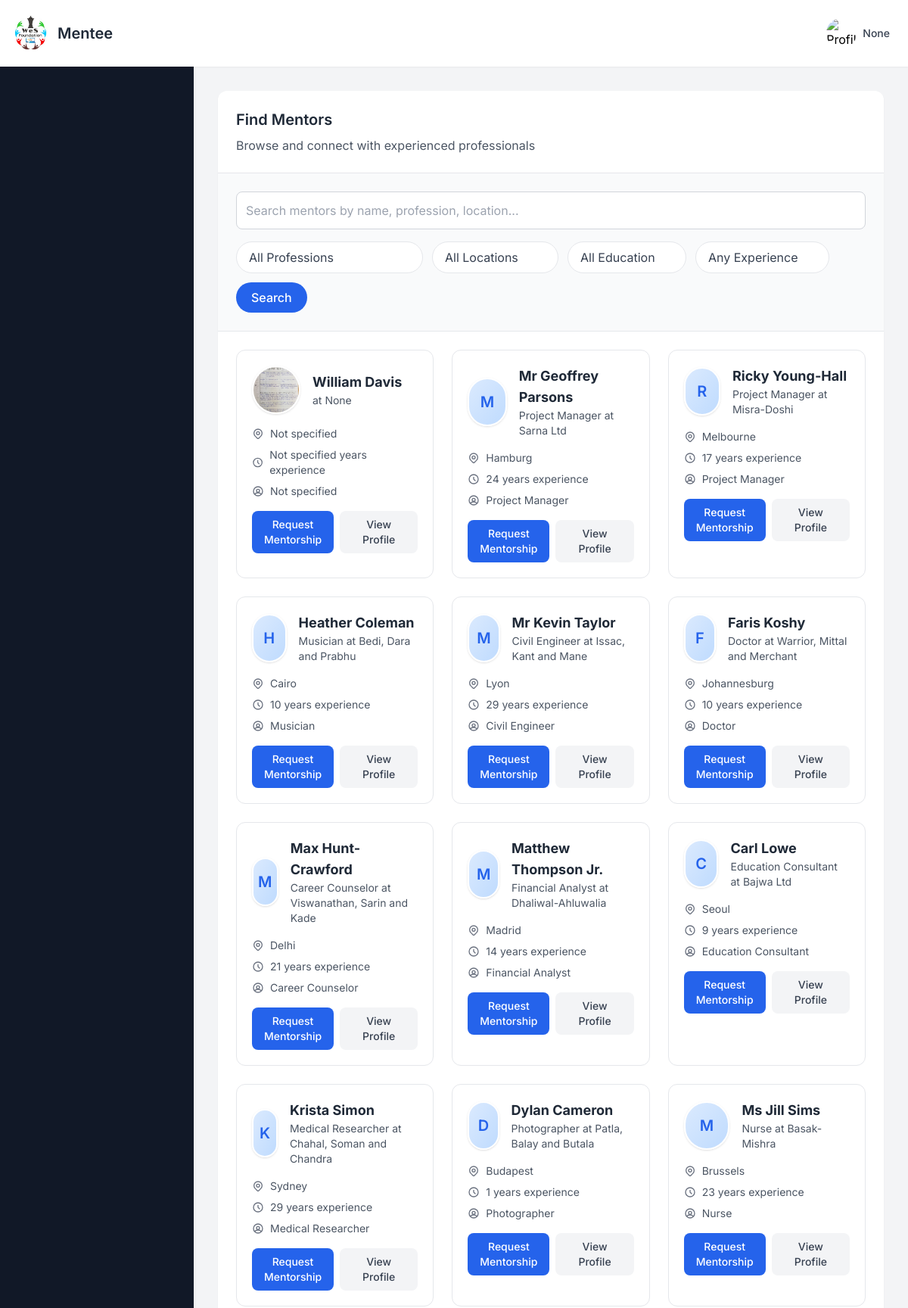
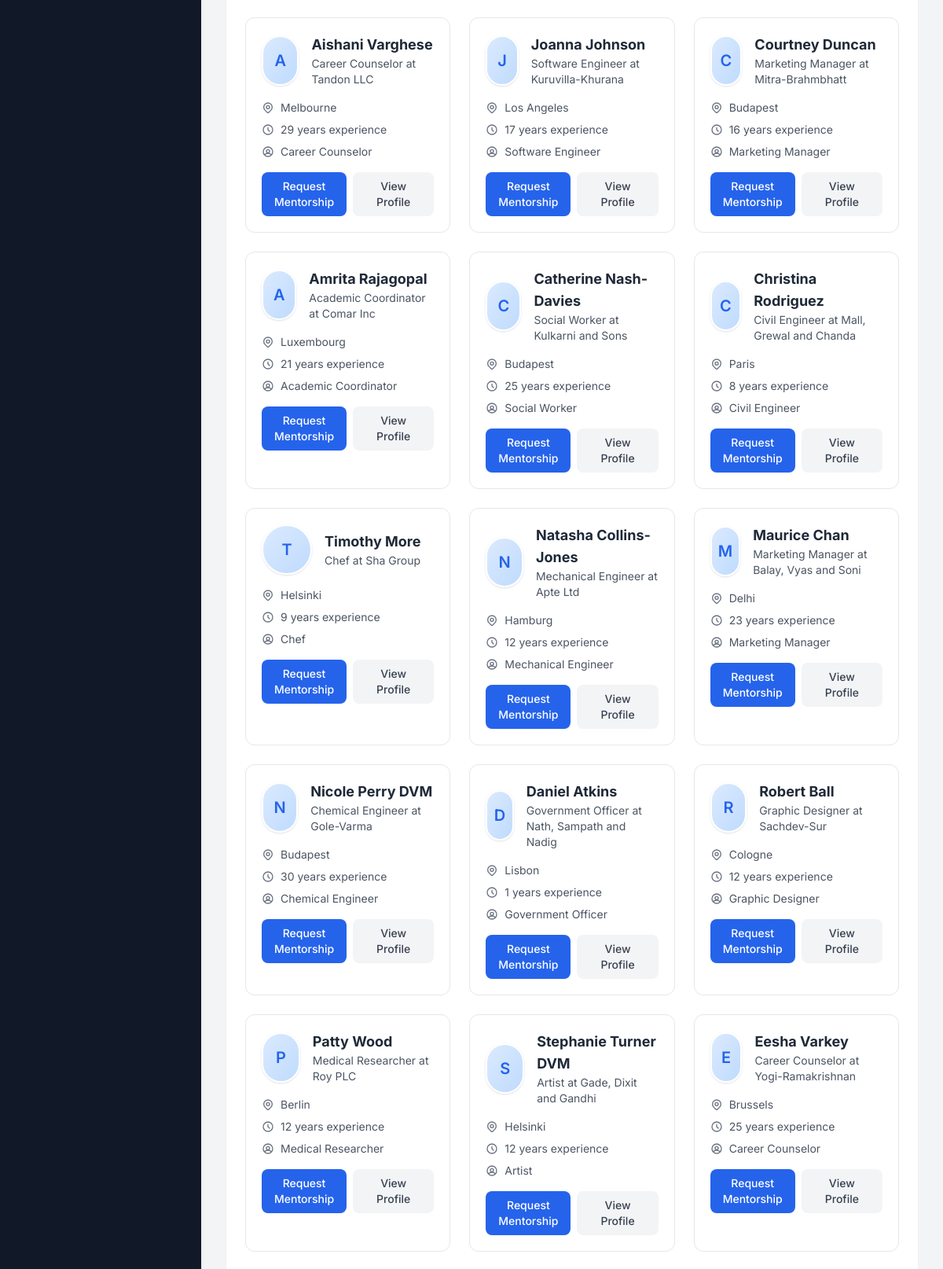
The app's page /find_mentor (upper part) with its own data (2 pictures, top to bottom).
### app.py (models this page shows, shortened)
class MentorProfile(db.Model):
    __tablename__="mentor_profile"
    id = db.Column(db.Integer, primary_key=True)
    user_id= db.Column(db.Integer, db.ForeignKey("signup_details.id"),nullable=False)
    profession = db.Column(db.String(100))
    skills = db.Column(db.Text)  # New field - comma separated skills
    role = db.Column(db.String(100))  # New field - job role/position
    industry_sector = db.Column(db.String(100))  # New field - industry/sector
    organisation = db.Column(db.String(150))
    years_of_experience = db.Column(db.String(100))
    whatsapp = db.Column(db.String(20))
    location = db.Column(db.String(100))  # New field - country
    education = db.Column(db.String(150))
    language = db.Column(db.String(100))  # Can store multiple languages comma separated
    linkedin_link = db.Column(db.String(200))  # New field
    github_link = db.Column(db.String(200))  # New field
    portfolio_link = db.Column(db.String(200))  # New field
    other_social_link = db.Column(db.String(200))
    mentorship_topics = db.Column(db.Text)  # New field - topics they can mentor on
    mentorship_type_preference = db.Column(db.String(200))  # New field - school, women, etc.
    preferred_communication = db.Column(db.String(100))  # online, offline, hybrid
    availability = db.Column(db.String(100))
    connect_frequency = db.Column(db.String(100))
    preferred_duration = db.Column(db.String(100))  # New field - 1 month, 6 months, etc.
    why_mentor = db.Column(db.Text)  # Changed from "why become mentor" to "why mentor"
    mentorship_philosophy = db.Column(db.Text)  # New field
    mentorship_motto = db.Column(db.String(300))  # New field
    additional_info = db.Column(db.Text)
    profile_picture = db.Column(db.String(100))
    status = db.Column(db.String(20), default="pending")

class User(db.Model):
    __tablename__ = "signup_details"
    id = db.Column(db.Integer, primary_key=True)
    name = db.Column(db.String(100), nullable=False)
    email = db.Column(db.String(100), unique=True, nullable=False)
    password = db.Column(db.String(200), nullable=False)   # length thoda bada
    user_type = db.Column(db.String(10), nullable=False)
    mentor_profile = db.relationship("MentorProfile", backref="user", uselist=False)

### app.py (the view, shortened to what this page needs)
@app.route("/find_mentor", methods=["GET"])
def find_mentor():
    query = MentorProfile.query
    source_page = request.args.get("from", "mentor")
    source_page = request.args.get("from", "mentees")
    profession = request.args.get("profession")
    location = request.args.get("location")
    education = request.args.get("education")
    experience = request.args.get("experience")
    if profession:
        query = query.filter_by(profession=profession)
    if location:
        query = query.filter_by(location=location)
    if education:
        query = query.filter_by(education=education)
    mentors = query.all()
    options = {
        "professions": sorted({row.profession for row in MentorProfile.query.with_entities(MentorProfile.profession).distinct() if row.profession}),
        "locations": sorted({row.location for row in MentorProfile.query.with_entities(MentorProfile.location).distinct() if row.location}),
        "educations": sorted({row.education for row in MentorProfile.query.with_entities(MentorProfile.education).distinct() if row.education}),
        "experiences": sorted({row.years_of_experience for row in MentorProfile.query.with_entities(MentorProfile.years_of_experience).distinct() if row.years_of_experience}),
    }
    if source_page == "supervisor_find_mentor":
        return render_template(
        "supervisor/supervisor_find_mentor.html",
        all_mentors=mentors,
        professions=options["professions"],
        locations=options["locations"],
        educations=options["educations"],
        experiences=options["experiences"],
        show_sidebar=True
        )
    else:  # default mentor
        return render_template(
        "mentee/mentee_find_mentors.html",
        all_mentors=mentors,
        professions=options["professions"],
        locations=options["locations"],
        educations=options["educations"],
        experiences=options["experiences"],
        active_section="findmentor",
        show_sidebar=True
    )

### app.py (called while the page is built, shortened)
@app.context_processor
def inject_profile_complete():
    profile_complete = True  # Default to True (no popup)
    if "email" in session and session.get("user_type") in ["1", "2"]:
        user = User.query.filter_by(email=session["email"]).first()
        if user:
            profile_complete = check_profile_complete(user.id, session.get("user_type"))
    return dict(profile_complete=profile_complete)

@app.context_processor
def inject_user_profile_pic():
    return dict(current_user_profile_pic=None)

### templates/mentee/mentee_find_mentors.html (shortened to what this page needs)
{% extends "base2.html" %}
{% block user %}Mentee{% endblock %}
{% block content %}
  <section id="findmentor" class="bg-white rounded-xl shadow-sm ">
    <div class="p-6 border-b border-gray-200">
      <h2 class="text-xl font-semibold text-gray-800 mb-2">Find Mentors</h2>
      <p class="text-gray-600">Browse and connect with experienced professionals</p>
    </div>
    <div class="p-6 bg-gray-50 border-b border-gray-200">
      <input type="text" id="findMentorSearch" placeholder="Search mentors by name, profession, location..."
             class="w-full p-3 mb-4 border border-gray-300 rounded-lg"
             onkeyup="filterMentors()">
      <form method="GET" action="{{ url_for('find_mentor') }}">
        <div class="flex flex-wrap items-center gap-3">
          <div class="relative">
            <select name="profession" class="appearance-none pl-4 pr-10 py-2 border rounded-full text-gray-700 bg-white">
              <option value="" {% if not request.args.get('profession') %}selected{% endif %}>All Professions</option>
            </select>
          </div>
          <div class="relative">
            <select name="location" class="appearance-none pl-4 pr-10 py-2 border rounded-full text-gray-700 bg-white">
              <option value="" {% if not request.args.get('location') %}selected{% endif %}>All Locations</option>
            </select>
          </div>
          <div class="relative">
            <select name="education" class="appearance-none pl-4 pr-10 py-2 border rounded-full text-gray-700 bg-white">
              <option value="" {% if not request.args.get('education') %}selected{% endif %}>All Education</option>
            </select>
          </div>
          <div class="relative">
            <select name="experience" class="appearance-none pl-4 pr-10 py-2 border rounded-full text-gray-700 bg-white">
              <option value="" {% if not request.args.get('experience') %}selected{% endif %}>Any Experience</option>
            </select>
          </div>
          <button type="submit" class="px-5 py-2 rounded-full bg-blue-600 text-white font-medium">
            Search
          </button>
        </div>
      </form>
    </div>
    <div class="p-6">
      {% if all_mentors and all_mentors|length > 0 %}
      <div class="grid grid-cols-1 md:grid-cols-2 lg:grid-cols-3 gap-6" id="mentorsContainer">
        {% for mentor in all_mentors %}
        <div class="mentor-card bg-white rounded-xl border border-gray-200 p-5 transition-all hover:shadow-md">
          <div class="flex items-center gap-4 mb-4">
            {% if mentor.profile_picture %}
              <img src="{{ url_for('static', filename='uploads/' ~ mentor.profile_picture) }}"
                   alt="{{ mentor.user.name }}"
                   class="w-16 h-16 rounded-full object-cover border-2 border-white shadow">
            {% else %}
              <div class="w-16 h-16 rounded-full bg-gradient-to-br from-blue-100 to-blue-200 flex items-center justify-center text-blue-600 border-2 border-white shadow">
                <span class="text-xl font-semibold">{{ mentor.user.name[0] if mentor.user.name else '?' }}</span>
              </div>
            {% endif %}
            <div>
              <h3 class="text-lg font-bold text-gray-800 mentor-name">{{ mentor.user.name }}</h3>
              <p class="text-sm text-gray-600 mentor-profession">{{ mentor.profession }} at {{ mentor.organisation }}</p>
            </div>
          </div>
          <div class="space-y-2 mb-4">
            <div class="flex items-center text-sm text-gray-600 mentor-location">
              <span>{{ mentor.location if mentor.location else 'Not specified' }}</span>
            </div>
            <div class="flex items-center text-sm text-gray-600">
              <svg xmlns="http://www.w3.org/2000/svg"
                   class="h-4 w-4 mr-2 text-gray-500"
                   fill="none" viewBox="0 0 24 24"
                   stroke="currentColor">
                <path stroke-linecap="round" stroke-linejoin="round" stroke-width="2"
                      d="M12 8v4l3 3m6-3a9 9 0 11-18
                         0 9 9 0 0118 0z" />
              </svg>
              <span>{{ mentor.years_of_experience if mentor.years_of_experience else 'Not specified' }} years experience</span>
            </div>
            <div class="flex items-center text-sm text-gray-600">
              <span>{{ mentor.profession if mentor.profession else 'Not specified' }}</span>
            </div>
          </div>
          <div class="flex space-x-2">
              <button type="submit" onclick="openRequestModal('{{ mentor.user_id }}')" class="flex-1 px-4 py-2 bg-blue-600 text-white text-sm font-medium rounded-lg hover:bg-blue-700 transition">
                Request Mentorship
              </button>
            <button onclick="openProfileModal(
                '{{ mentor.user.name }}',
                '{{ mentor.profession }}',
                '{{ mentor.organisation }}',
                '{{ mentor.location }}',
                '{{ mentor.years_of_experience }}',
                '{{ mentor.profile_picture }}',
                '{{ mentor.user.email }}',
                '{{ mentor.education }}',
                '{{ mentor.language }}',
                '{{ mentor.preferred_communication }}',
                '{{ mentor.why_mentor }}'
            )" class="flex-1 px-4 py-2 bg-gray-100 text-gray-700 text-sm font-medium rounded-lg hover:bg-gray-200 transition">
                View Profile
            </button>
         </div>
        </div>
        {% endfor %}
      </div>
      {% endif %}
    </div>
  </section>
  {% endblock %}

### templates/base2.html (style rules this page uses)
body { font-family: 'Inter', sans-serif; background-color: #f3f4f6; }

### records on screen
MentorProfile: profile_picture (picture), user.name "William Davis", organisation "None", location "Not specified", years_of_experience "Not specified", profession "Not specified"
MentorProfile: user "M", user.name "Mr Geoffrey Parsons", profession "Project Manager", organisation "Sarna Ltd", location "Hamburg", years_of_experience "24"
MentorProfile: user "R", user.name "Ricky Young-Hall", profession "Project Manager", organisation "Misra-Doshi", location "Melbourne", years_of_experience "17"
MentorProfile: user "H", user.name "Heather Coleman", profession "Musician", organisation "Bedi, Dara and Prabhu", location "Cairo", years_of_experience "10"
MentorProfile: user "M", user.name "Mr Kevin Taylor", profession "Civil Engineer", organisation "Issac, Kant and Mane", location "Lyon", years_of_experience "29"
MentorProfile: user "F", user.name "Faris Koshy", profession "Doctor", organisation "Warrior, Mittal and Merchant", location "Johannesburg", years_of_experience "10"
MentorProfile: user "M", user.name "Max Hunt-Crawford", profession "Career Counselor", organisation "Viswanathan, Sarin and Kade", location "Delhi", years_of_experience "21"
MentorProfile: user "M", user.name "Matthew Thompson Jr.", profession "Financial Analyst", organisation "Dhaliwal-Ahluwalia", location "Madrid", years_of_experience "14"
MentorProfile: user "C", user.name "Carl Lowe", profession "Education Consultant", organisation "Bajwa Ltd", location "Seoul", years_of_experience "9"
MentorProfile: user "K", user.name "Krista Simon", profession "Medical Researcher", organisation "Chahal, Soman and Chandra", location "Sydney", years_of_experience "29"
MentorProfile: user "D", user.name "Dylan Cameron", profession "Photographer", organisation "Patla, Balay and Butala", location "Budapest", years_of_experience "1"
MentorProfile: user "M", user.name "Ms Jill Sims", profession "Nurse", organisation "Basak-Mishra", location "Brussels", years_of_experience "23"
MentorProfile: user "A", user.name "Aishani Varghese", profession "Career Counselor", organisation "Tandon LLC", location "Melbourne", years_of_experience "29"
MentorProfile: user "J", user.name "Joanna Johnson", profession "Software Engineer", organisation "Kuruvilla-Khurana", location "Los Angeles", years_of_experience "17"
MentorProfile: user "C", user.name "Courtney Duncan", profession "Marketing Manager", organisation "Mitra-Brahmbhatt", location "Budapest", years_of_experience "16"
MentorProfile: user "A", user.name "Amrita Rajagopal", profession "Academic Coordinator", organisation "Comar Inc", location "Luxembourg", years_of_experience "21"
MentorProfile: user "C", user.name "Catherine Nash-Davies", profession "Social Worker", organisation "Kulkarni and Sons", location "Budapest", years_of_experience "25"
MentorProfile: user "C", user.name "Christina Rodriguez", profession "Civil Engineer", organisation "Mall, Grewal and Chanda", location "Paris", years_of_experience "8"
MentorProfile: user "T", user.name "Timothy More", profession "Chef", organisation "Sha Group", location "Helsinki", years_of_experience "9"
MentorProfile: user "N", user.name "Natasha Collins-Jones", profession "Mechanical Engineer", organisation "Apte Ltd", location "Hamburg", years_of_experience "12"
MentorProfile: user "M", user.name "Maurice Chan", profession "Marketing Manager", organisation "Balay, Vyas and Soni", location "Delhi", years_of_experience "23"
MentorProfile: user "N", user.name "Nicole Perry DVM", profession "Chemical Engineer", organisation "Gole-Varma", location "Budapest", years_of_experience "30"
MentorProfile: user "D", user.name "Daniel Atkins", profession "Government Officer", organisation "Nath, Sampath and Nadig", location "Lisbon", years_of_experience "1"
MentorProfile: user "R", user.name "Robert Ball", profession "Graphic Designer", organisation "Sachdev-Sur", location "Cologne", years_of_experience "12"
MentorProfile: user "P", user.name "Patty Wood", profession "Medical Researcher", organisation "Roy PLC", location "Berlin", years_of_experience "12"
MentorProfile: user "S", user.name "Stephanie Turner DVM", profession "Artist", organisation "Gade, Dixit and Gandhi", location "Helsinki", years_of_experience "12"
MentorProfile: user "E", user.name "Eesha Varkey", profession "Career Counselor", organisation "Yogi-Ramakrishnan", location "Brussels", years_of_experience "25"

### other values on screen
{{ session.get('email') }} "None"
